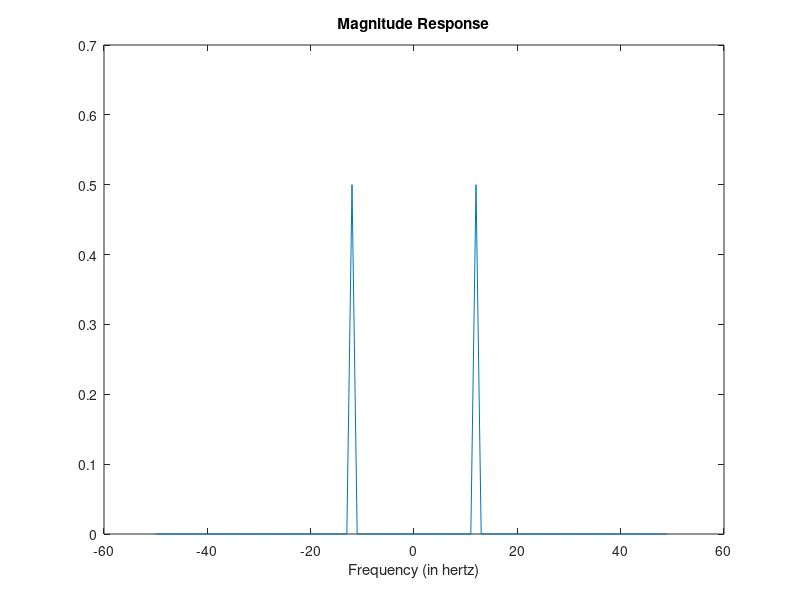

Write MATLAB code to recreate this figure.
 %% Time specifications:
   Fs = 100;                      % samples per second
   dt = 1/Fs;                     % seconds per sample
   StopTime = 1;                  % seconds
   t = (0:dt:StopTime-dt)';
   N = size(t,1);
   %% Sine wave:
   Fc = 12;                       % hertz
   x = cos(2*pi*Fc*t);
   %% Fourier Transform:
   X = fftshift(fft(x));
   %% Frequency specifications:
   dF = Fs/N;                      % hertz
   f = -Fs/2:dF:Fs/2-dF;           % hertz
   %% Plot the spectrum:
   figure;
   plot(f,abs(X)/N);
   xlabel('Frequency (in hertz)');
   title('Magnitude Response');